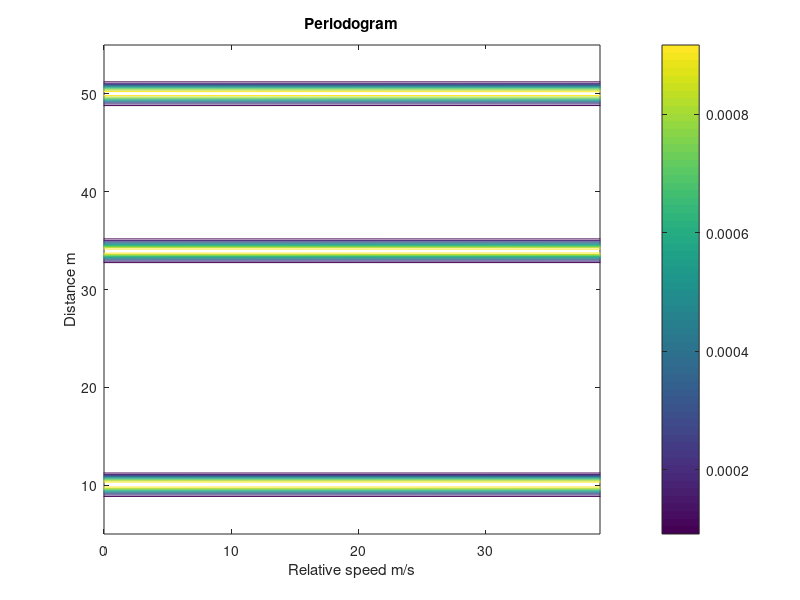
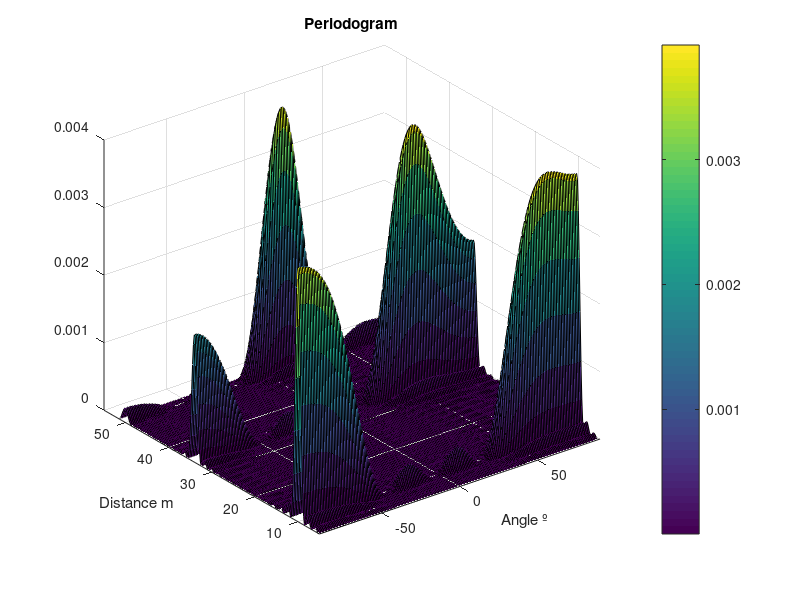

Reproduce these figures in MATLAB, in order.
clear all
clc

fc = 24e9;  % carrier frequency
lambda = 3e8 / fc;
B = 93.1e6; % signal bandwidth
% M = 256; % Number of OFDM symbols
% N = 1024;  % Number of sub-carriers

M = 4; % Number of OFDM symbols
N = 64;  % Number of sub-carriers

% Sub-carrier separation
Tsymbol = N / B; % Useful symbol duration
Tcp = (1 / 4) * Tsymbol;
To = Tsymbol + Tcp;

spacing = 1 / Tsymbol;

Ts = 1 / (spacing * N); % Sampling time
fs = 1 / Ts; % frequency sampling
NCP = round(Tcp / Ts);

data_mod2 = zeros(1, N);

% MIMO PxQ antennas
Q = 4; % number of receiver antennas
d_antenna = lambda / 2;

% Target Parameters
c0 = 3e8;
% Resolution and Unambiguous Range/Velocity
resolution_R = c0 / (2 * spacing * N); % Resolution Range
resolution_v = c0 / (2 * fc * Tsymbol * M); % Resolution Velocity
resolution_a = lambda / (Q * (0.5 * lambda));

% H>1 
% R= m , v= m/s
d = [10 34 50]; % Distance m

mind = min(d) - 5;
maxd = max(d) + 5;

v = [23 34 5]; % velocity m/s

minv = min(v) - 5;
maxv = max(v) + 5;
% fd=[0 0 0 0];
Angle = [70 50 10]; % Degrees

mina = -90;
maxa = 90;

angle_r = [-90:90];

for h = 1:length(d) % for h targets we'll have 4 different delays because we have for differently spaced receiving antennas (Q)
    for q = 1:Q 
        delay(h, q) = 2 * d(h) / c0 + (q - 1) * lambda * sind(Angle(h)) / (2 * c0); % relative delay added and changed it for Angle (3.16 pag 52 and 4.10 page 64)
        fd(h, q) = (2 * (fc / c0)) * v(h); % Doppler Shift
    end
end

% Periodogram
Nper = 8 * N;
Mper = 8 * M;

%%%%%%%%%%%%%%%%%%%%%%%%%%%%%%%%%%%%%%%%%%%%%%%%%%%%%%%%%%%%%%%%%%%%%%%%%%% 
  
nbits = N * log2(2); % BPSK
data = round(rand(1, nbits)); % data generation
data_mod = -data * 2 + 1; % data modulation
     
for q = 1:Q
                
    Ftx = zeros(1, 1);
    s_ifft_comp = zeros(1, N);
    F = zeros(N, M);
    Frx_final = zeros(N, M);
    Frx = zeros(N, M);
    Frx_new = zeros(N, M);
    data_mod2 = 0;
    Frx_accum = zeros(N, 1); % Initialize Frx_accum for each OFDM symbol

    for l = 1:M

        % Transmitter
        % Data
        Ftx = [Ftx data_mod];

        for h = 1:length(d)
            % OFDM frame + CP
            data_mod2 = data_mod .* (exp(-2j * pi * delay(h, q) * spacing * (0:(N - 1))) * exp(-2 * 1j * pi * fc * delay(h, q)));  %(3.14 Page 52.)

            % Inverse FOURIER Transform
            s_ifft_comp = ifft(data_mod2);
    
            % Add CP
            OFDM_frame_cp2 = [s_ifft_comp(end - NCP + 1:end) s_ifft_comp];
    
            % Receiver 
            % Remove CP
            OFDM_frame_semcp = OFDM_frame_cp2(NCP + 1:end); % remove CP
    
            % Doppler effect
            for k = 1:N
                Frx_accum(k) = OFDM_frame_semcp(k) * exp(1i * 2 * pi * To * fd(h, q) * (l - 1)); %(4.16 page 66)
            end
            Frx(:, l) = Frx(:, l) + Frx_accum; % Accumulate Frx_accum into Frx along the columns

        end

    end

    % FFT 
    Frx_final = fft(Frx); %

    % Reshape 1xN*M to [N,M]
    Ftx = Ftx(2:end); % delete first element ('0');
    Ftx_final = reshape(Ftx, [N, M]); % FTx

    F_new = Frx_final ./ Ftx_final;

    F = F + F_new; % target

    G(:, :, q) = F_new; % Saving the contents of G(k,l)- k is the index of the subcarrier, and l the ofdm symbol- on a 3D matrix
    % with q, being the index of the antenna.

end

% Two-dimension Periodogram
Per = zeros(Nper, Mper);
Aux = zeros(N, Mper);

Aux = fft(F.', Mper).';
Per = ifft(Aux, Nper);
Per = fftshift(Per);
Per = (1 / (N * M)) .* abs(Per).^2;

% Plot
y = [(-Nper / 2):((Nper / 2) - 1)].*(c0 / (2 * spacing * Nper)); %(3.20, page 53)
x = [(-Mper / 2):((Mper / 2) - 1)].*(c0 / (2 * fc * To * Mper)); %(3.25, page 53)

figure(1)
contour(x, y, Per) 
title('Periodogram')
xlabel('Relative speed m/s')
ylabel('Distance m')
axis([minv maxv mind maxd])
colorbar

for h = 1: length(Angle)  
    for l=1:M
        for k=1:N
            for a=1:180
                % criar array -90:+90 /somar+91
                G_new=[G(k,l,1);G(k,l,2);G(k,l,3);G(k,l,4)];
                B=exp(2*j*pi*sind(((a-91)))*(0:(Q-1))*(d_antenna/lambda))'; % the index is the angle "a" not Angle               
                H(k,l,a)=dot(B,G_new);  % the dot product conjugates the first, not the second term
            end
        end
    end
end

distAng = squeeze(H(:,1,:)); % To calculate the 2D periodogram, I used squeeze to remove the dimension
                             % corresponding to the speed.
Aper = 8 * Angle(h);

Per2 = zeros(Nper, Aper);
Aux2 = zeros(N, Aper);

 % (Eq 5.7, page 69)
Per2 = ifft(distAng, Nper); % As there is no need to do the FFT, we can suppress the first lines, and do fftshift with dim = 1.
Per2 = fftshift(Per2, 1);
Per2 = ((1 / N) * abs(Per2).^2);

y2 = [(-Nper/2):((Nper/2)-1)] .* (c0 / (2 * spacing * Nper)); %(3.20, page 53)
x2 = [-90:89]; 


% Plot Periodogram with Angle and Distance Information
figure(2);
surf(x2, y2, Per2) 
title('Periodogram')
xlabel('Angle º')
ylabel('Distance m')
% Adjust the axis limits as needed
axis([-90 90 mind maxd])
colorbar;
